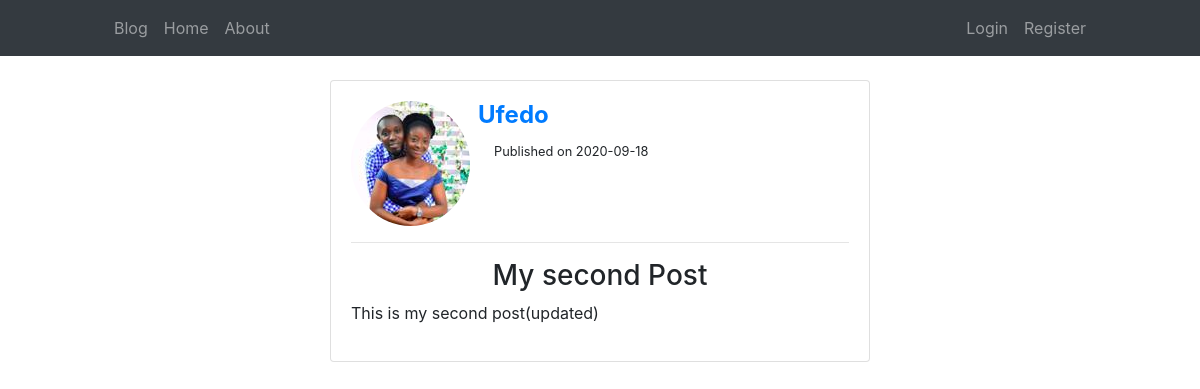
The page /post/5 on the database its author committed.
### flaskapp/models.py (models this page shows, shortened)
class User(db.Model, UserMixin):
    id = db.Column(db.Integer, primary_key=True)
    username = db.Column(db.String(15), unique=True, nullable=False )
    email = db.Column(db.String(30), unique=True, nullable=False )
    password = db.Column(db.String(60), nullable=False )
    image_file = db.Column(db.String(20), nullable = False, default='default.png')
    posts = db.relationship('Post', backref='author', lazy=True)

class Post(db.Model):
    id = db.Column(db.Integer, primary_key=True)
    title = db.Column(db.String(80), nullable=False )
    content = db.Column(db.Text, nullable=False )
    pub_date = db.Column(db.DateTime, nullable=False, default=datetime.utcnow)
    user_id = db.Column(db.Integer, db.ForeignKey('user.id'), nullable=False)

### flaskapp/routes.py (the view)
@app.route('/post/<int:post_id>')
def post(post_id):
    post = Post.query.get_or_404(post_id)
    return render_template('post.html', post=post)

### flaskapp/templates/post.html (shortened to what this page needs)
{% extends 'base.html' %}
{% block content %}
    <div class="row mt-3 ">
        <div class="col-8 col-sm-6 mx-auto ">
            <div class="card card-body">
                <div class="media">
                    <img class="rounded-circle" src="{{ url_for('static', filename='pictures/' + post.author.image_file ) }}" alt="Image">
                    <div class="media-body">
                        <h4 class="ml-2 font-weight-bold" ><a href="{{url_for('user_posts', username=post.author.username)}}">{{post.author.username}}</a></h4>
                        <small class="ml-4">Published on {{post.pub_date.strftime('%Y-%m-%d')}}</small>
                    </div>
                </div>
                <hr>
                <h3 class="text-center">{{post.title}}</h3>
                <p>{{ post.content }}</p>
            </div>
        </div>
    </div>
{% endblock content %}

### rows shown on the page
User: image_file (picture), author.username "Ufedo"
Post: pub_date "2020-09-18", title "My second Post", content "This is my second post(updated)"
